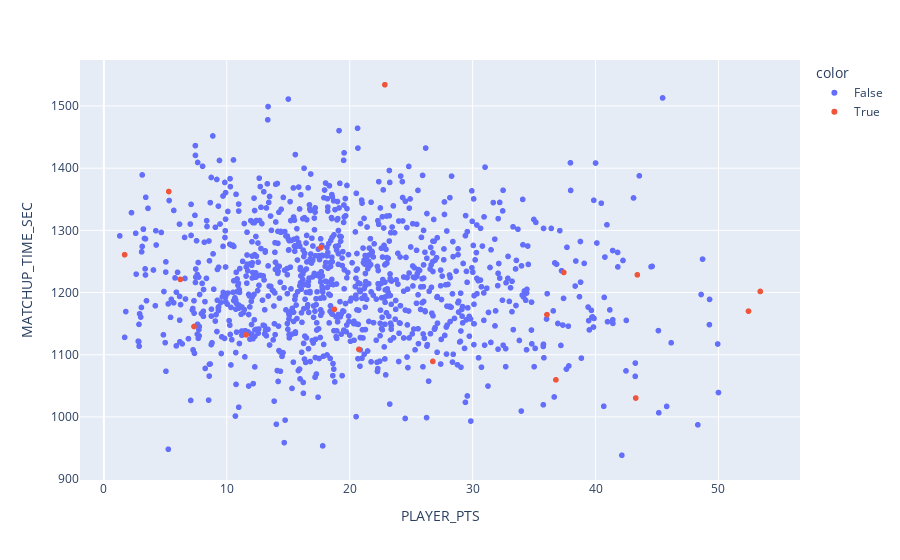

Write notebook code for a chart like this one.
### Code cell
plt = px.scatter(data_frame = h2h_df, x = 'PLAYER_PTS', y = 'MATCHUP_TIME_SEC', color = is_outlier)
plt.show()

### Figure 1 — Plotly figure (JSON) as saved in the notebook; plotly's stock layout.template omitted (floating-point values rounded to 4 significant figures; data arrays with more than 128 entries replaced by an {"elided": "..."} marker saying what was removed)
{"data": [{"hovertemplate": "color=False<br>PLAYER_PTS=%{x}<br>MATCHUP_TIME_SEC=%{y}<extra></extra>", "legendgroup": "False", "marker": {"color": "#636efa", "symbol": "circle"}, "mode": "markers", "name": "False", "showlegend": true, "type": "scattergl", "x": {"elided": "1059 float values"}, "xaxis": "x", "y": {"elided": "1059 float values"}, "yaxis": "y"}, {"hovertemplate": "color=True<br>PLAYER_PTS=%{x}<br>MATCHUP_TIME_SEC=%{y}<extra></extra>", "legendgroup": "True", "marker": {"color": "#EF553B", "symbol": "circle"}, "mode": "markers", "name": "True", "showlegend": true, "type": "scattergl", "x": [18.75, 53.4, 43.27, 11.57, 20.75, 36.78, 36.05, 52.44, 17.66, 26.76, 5.28, 1.689, 22.86, 37.41, 43.4, 7.331, 6.221], "xaxis": "x", "y": [1173.0, 1202.0, 1030.0, 1132.0, 1109.0, 1060.0, 1164.0, 1170.0, 1272.0, 1089.0, 1362.0, 1261.0, 1534.0, 1232.0, 1228.0, 1145.0, 1221.0], "yaxis": "y"}], "layout": {"legend": {"title": {"text": "color"}, "tracegroupgap": 0}, "margin": {"t": 60}, "xaxis": {"anchor": "y", "domain": [0, 1], "title": {"text": "PLAYER_PTS"}}, "yaxis": {"anchor": "x", "domain": [0, 1], "title": {"text": "MATCHUP_TIME_SEC"}}}}
